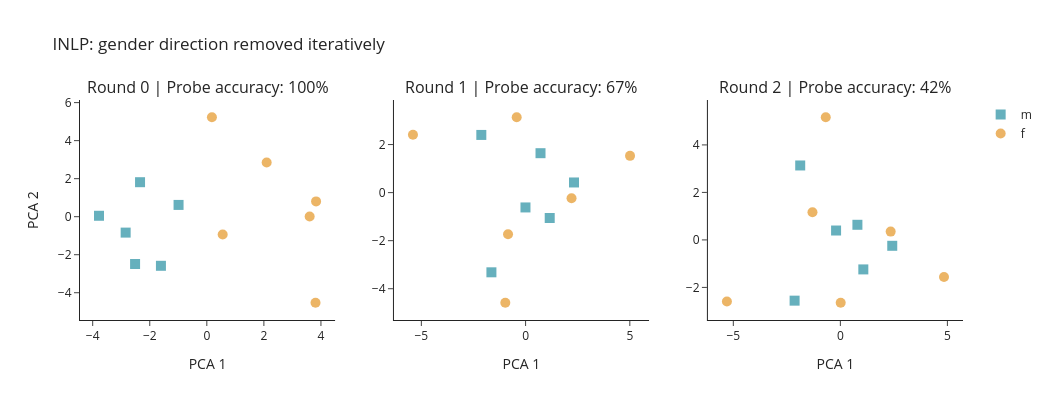

Notebook code for this chart:
### Markdown cell above
The code below runs INLP on our small gender bias dataset. Within a few iterations, it makes it so that no linear probe can predict the stereotype behind the profession. We can visualize the results of the INLP method by plotting the PCA visualization of the activations after each iteration. By the final iteration, the "m" and "f" activations cluster together so that no linear direction cleanly separates them.

### Code cell
from plotly.subplots import make_subplots

results = inlp(activations_m.cpu().float().numpy(), activations_f.cpu().float().numpy())
n = len(professions_m)

subplot_titles = [
    f"Round {r['iteration']} | Probe accuracy: {r['probe_accuracy']:.0%}"
    for r in results
]

fig = make_subplots(rows=1, cols=len(results), subplot_titles=subplot_titles)

for col, r in enumerate(results, start=1):
    acts_m_snap = r["activation_m"]
    acts_f_snap = r["activation_f"]

    # refit PCA on each snapshot so the axes capture the variance that's actually present
    pca = PCA(n_components=2)
    proj = pca.fit_transform(np.concatenate([acts_m_snap, acts_f_snap], axis=0))

    fig.add_trace(go.Scatter(
        x=proj[:n, 0], y=proj[:n, 1],
        mode='markers',
        marker=dict(symbol='square', color="rgba(0, 124, 146, 0.6)", size=10),
        name='m',
        showlegend=(col == 1),
        hovertext=professions_m,
    ), row=1, col=col)

    fig.add_trace(go.Scatter(
        x=proj[n:, 0], y=proj[n:, 1],
        mode='markers',
        marker=dict(symbol='circle', color="rgba(223, 131, 0, 0.6)", size=10),
        name='f',
        showlegend=(col == 1),
        hovertext=professions_f,
    ), row=1, col=col)

fig.update_layout(
    template='simple_white',
    width=350 * len(results),
    height=400,
    title_text='INLP: gender direction removed iteratively',
)
fig.update_xaxes(title_text='PCA 1')
fig.update_yaxes(title_text='PCA 2', col=1)

fig.show()

### Figure 1 — Plotly figure (JSON) as saved in the notebook; plotly's stock layout.template omitted (floating-point values rounded to 4 significant figures)
{"data": [{"hovertext": ["doctor", "coder", "boss", "pilot", "lawyer", "agent"], "marker": {"color": "rgba(0, 124, 146, 0.6)", "size": 10, "symbol": "square"}, "mode": "markers", "name": "m", "showlegend": true, "type": "scatter", "x": [-2.341, -1.608, -2.514, -3.779, -0.9903, -2.845], "xaxis": "x", "y": [1.814, -2.583, -2.488, 0.04794, 0.6188, -0.8373], "yaxis": "y"}, {"hovertext": ["nurse", "homemaker", "secretary", "flight attendant", "paralegal", "nanny"], "marker": {"color": "rgba(223, 131, 0, 0.6)", "size": 10, "symbol": "circle"}, "mode": "markers", "name": "f", "showlegend": true, "type": "scatter", "x": [0.1788, 3.81, 0.5564, 2.098, 3.829, 3.604], "xaxis": "x", "y": [5.23, -4.527, -0.9349, 2.846, 0.8041, 0.008515], "yaxis": "y"}, {"hovertext": ["doctor", "coder", "boss", "pilot", "lawyer", "agent"], "marker": {"color": "rgba(0, 124, 146, 0.6)", "size": 10, "symbol": "square"}, "mode": "markers", "name": "m", "showlegend": false, "type": "scatter", "x": [2.323, -2.123, -1.639, 1.157, 0.7159, -0.005456], "xaxis": "x2", "y": [0.4225, 2.401, -3.317, -1.056, 1.641, -0.617], "yaxis": "y2"}, {"hovertext": ["nurse", "homemaker", "secretary", "flight attendant", "paralegal", "nanny"], "marker": {"color": "rgba(223, 131, 0, 0.6)", "size": 10, "symbol": "circle"}, "mode": "markers", "name": "f", "showlegend": false, "type": "scatter", "x": [5.01, -5.402, -0.8418, 2.204, -0.4267, -0.9728], "xaxis": "x2", "y": [1.529, 2.407, -1.732, -0.2325, 3.137, -4.584], "yaxis": "y2"}, {"hovertext": ["doctor", "coder", "boss", "pilot", "lawyer", "agent"], "marker": {"color": "rgba(0, 124, 146, 0.6)", "size": 10, "symbol": "square"}, "mode": "markers", "name": "m", "showlegend": false, "type": "scatter", "x": [2.423, -2.138, -1.875, 0.7962, 1.072, -0.2002], "xaxis": "x3", "y": [-0.2477, -2.557, 3.134, 0.6372, -1.242, 0.3964], "yaxis": "y3"}, {"hovertext": ["nurse", "homemaker", "secretary", "flight attendant", "paralegal", "nanny"], "marker": {"color": "rgba(223, 131, 0, 0.6)", "size": 10, "symbol": "circle"}, "mode": "markers", "name": "f", "showlegend": false, "type": "scatter", "x": [4.841, -5.299, -1.303, 2.35, 0.01525, -0.6822], "xaxis": "x3", "y": [-1.563, -2.594, 1.166, 0.3493, -2.645, 5.165], "yaxis": "y3"}], "layout": {"annotations": [{"font": {"size": 16}, "showarrow": false, "text": "Round 0 | Probe accuracy: 100%", "x": 0.1444, "xanchor": "center", "xref": "paper", "y": 1, "yanchor": "bottom", "yref": "paper"}, {"font": {"size": 16}, "showarrow": false, "text": "Round 1 | Probe accuracy: 67%", "x": 0.5, "xanchor": "center", "xref": "paper", "y": 1, "yanchor": "bottom", "yref": "paper"}, {"font": {"size": 16}, "showarrow": false, "text": "Round 2 | Probe accuracy: 42%", "x": 0.8556, "xanchor": "center", "xref": "paper", "y": 1, "yanchor": "bottom", "yref": "paper"}], "height": 400, "title": {"text": "INLP: gender direction removed iteratively"}, "width": 1050, "xaxis": {"anchor": "y", "domain": [0, 0.2889], "title": {"text": "PCA 1"}}, "xaxis2": {"anchor": "y2", "domain": [0.3556, 0.6444], "title": {"text": "PCA 1"}}, "xaxis3": {"anchor": "y3", "domain": [0.7111, 1], "title": {"text": "PCA 1"}}, "yaxis": {"anchor": "x", "domain": [0, 1], "title": {"text": "PCA 2"}}, "yaxis2": {"anchor": "x2", "domain": [0, 1]}, "yaxis3": {"anchor": "x3", "domain": [0, 1]}}}
